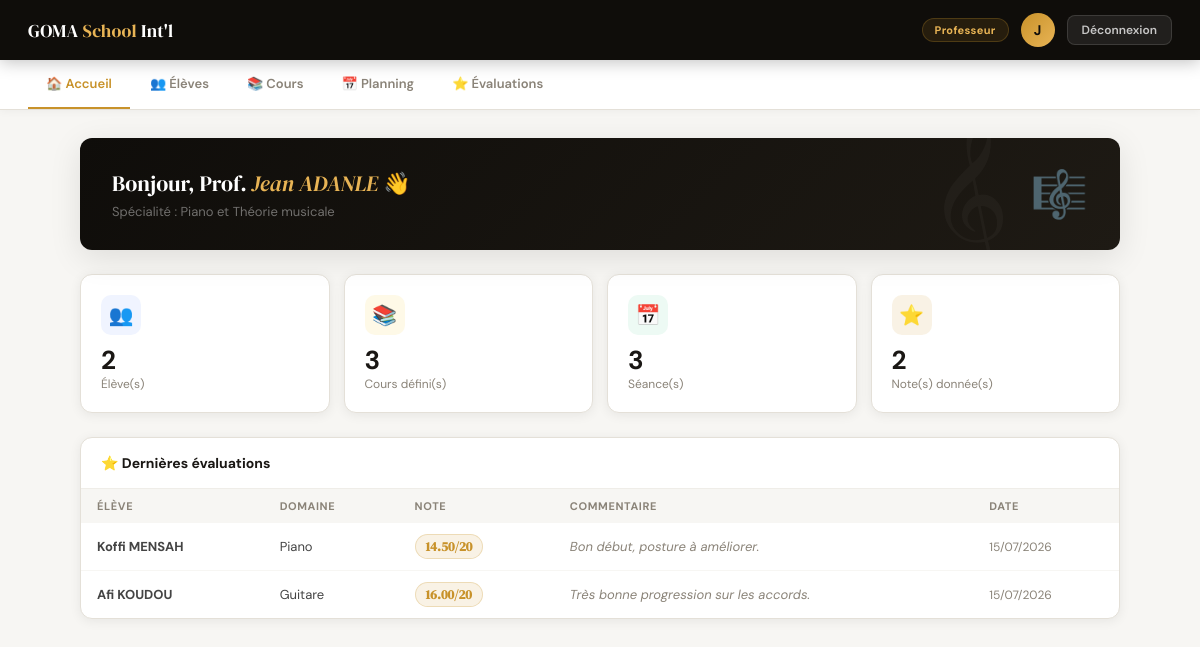
/dashboard_prof.php (signed in), run on the app's committed database.
### tables this page shows
CREATE TABLE professeurs (
    id          INT PRIMARY KEY,
    specialite  VARCHAR(150),
    FOREIGN KEY (id)
        REFERENCES utilisateurs(id)
        ON DELETE CASCADE
);

CREATE TABLE notes (
    id_note         INT AUTO_INCREMENT PRIMARY KEY,
    valeur          DECIMAL(4,2)    NOT NULL,
    commentaire     TEXT,
    id_eleve        INT             NOT NULL,
    id_professeur   INT             NOT NULL,
    id_inscription  INT             NOT NULL,
    created_at      TIMESTAMP       DEFAULT CURRENT_TIMESTAMP,
    FOREIGN KEY (id_eleve)
        REFERENCES eleves(id)
        ON DELETE CASCADE,
    FOREIGN KEY (id_professeur)
        REFERENCES professeurs(id)
        ON DELETE CASCADE,
    FOREIGN KEY (id_inscription)
        REFERENCES inscriptions(id_inscription)
        ON DELETE CASCADE
);

CREATE TABLE utilisateurs (
    id              INT AUTO_INCREMENT PRIMARY KEY,
    nom             VARCHAR(100)    NOT NULL,
    email           VARCHAR(150)    NOT NULL UNIQUE,
    telephone       VARCHAR(20),
    mot_de_passe    VARCHAR(255)    NOT NULL,
    date_naissance  DATE,
    role            ENUM('eleve','professeur') NOT NULL,
    actif           TINYINT(1)      DEFAULT 1,
    created_at      TIMESTAMP       DEFAULT CURRENT_TIMESTAMP,
    updated_at      TIMESTAMP       DEFAULT CURRENT_TIMESTAMP
                    ON UPDATE CURRENT_TIMESTAMP
);

CREATE TABLE inscriptions (
    id_inscription      INT AUTO_INCREMENT PRIMARY KEY,
    date_inscription    DATE            NOT NULL DEFAULT (CURDATE()),
    domaine_choisi      VARCHAR(100)    NOT NULL,
    id_eleve            INT             NOT NULL,
    created_at          TIMESTAMP       DEFAULT CURRENT_TIMESTAMP,
    FOREIGN KEY (id_eleve)
        REFERENCES eleves(id)
        ON DELETE CASCADE
);

### securite.php (called while the page is built, shortened)
<?php
function xss(string $val): string {
    return htmlspecialchars(trim($val), ENT_QUOTES | ENT_HTML5, 'UTF-8');
}

### dashboard_prof.php (the view, shortened to what this page needs)
<?php
require 'connexion.php';
require 'securite.php';
$id_prof  = $_SESSION['id'];
$nom_prof = $_SESSION['nom'];
$stmt = $pdo->prepare("
    SELECT u.*, p.specialite
    FROM utilisateurs u JOIN professeurs p ON p.id = u.id
    WHERE u.id = ?
");
$stmt->execute([$id_prof]);
$prof = $stmt->fetch();
$stmt = $pdo->prepare("
    SELECT u.id, u.nom, u.email, u.telephone,
           e.domaine_apprentissage, e.niveau_actuel,
           i.id_inscription, i.domaine_choisi, i.date_inscription,
           p.statut AS statut_paiement, p.montant
    FROM utilisateurs u
    JOIN eleves e ON e.id = u.id
    LEFT JOIN inscriptions i ON i.id_eleve = u.id
    LEFT JOIN paiements p    ON p.id_inscription = i.id_inscription
    ORDER BY u.nom ASC
");
$stmt->execute();
$eleves = $stmt->fetchAll();
$stmt = $pdo->prepare("SELECT * FROM cours WHERE id_professeur = ? ORDER BY created_at DESC");
$stmt->execute([$id_prof]);
$mes_cours = $stmt->fetchAll();
$stmt = $pdo->prepare("
    SELECT edt.*, c.intitule AS cours
    FROM emplois_du_temps edt
    LEFT JOIN cours c ON c.id_cours = edt.id_cours
    WHERE edt.id_professeur = ?
    ORDER BY edt.date_heure ASC
");
$stmt->execute([$id_prof]);
$planning = $stmt->fetchAll();
$stmt = $pdo->prepare("
    SELECT n.*, u.nom AS nom_eleve, i.domaine_choisi
    FROM notes n
    JOIN utilisateurs u ON u.id = n.id_eleve
    JOIN inscriptions i ON i.id_inscription = n.id_inscription
    WHERE n.id_professeur = ?
    ORDER BY n.created_at DESC
    LIMIT 15
");
$stmt->execute([$id_prof]);
$notes_donnees = $stmt->fetchAll();
$nb_eleves  = count(array_unique(array_column($eleves, 'id')));
$nb_cours   = count($mes_cours);
$nb_seances = count($planning);
$nb_notes   = count($notes_donnees);
?>
<!DOCTYPE html>
<html lang="fr">
<head>
</head>
<body>
<nav class="navbar">
  <div class="navbar-brand">GOMA <em>School</em> Int'l</div>
  <div class="navbar-right">
    <span class="prof-badge">Professeur</span>
    <div class="avatar"><?=strtoupper(substr($nom_prof,0,1))?></div>
    <a href="deconnexion.php" class="btn-deco">Déconnexion</a>
  </div>
</nav>
<div class="tabs-bar">
  <div class="tab on"    onclick="tab(this,'accueil')">🏠 Accueil</div>
  <div class="tab"       onclick="tab(this,'eleves')">👥 Élèves</div>
  <div class="tab"       onclick="tab(this,'cours')">📚 Cours</div>
  <div class="tab"       onclick="tab(this,'planning')">📅 Planning</div>
  <div class="tab"       onclick="tab(this,'evaluations')">⭐ Évaluations</div>
</div>
<div class="page">
  <div class="bienvenue">
    <div>
      <div class="bvn-h">Bonjour, Prof. <em><?=xss($nom_prof)?></em> 👋</div>
      <div class="bvn-p">Spécialité : <?=xss($prof['specialite'] ?? 'Non définie')?></div>
    </div>
    <div class="bvn-icon">🎼</div>
  </div>
  <div class="stats">
    <div class="stat">
      <div class="stat-ico" style="background:#F0F4FF">👥</div>
      <div class="stat-val"><?=$nb_eleves?></div>
      <div class="stat-lbl">Élève(s)</div>
    </div>
    <div class="stat">
      <div class="stat-ico" style="background:#FEF9E7">📚</div>
      <div class="stat-val"><?=$nb_cours?></div>
      <div class="stat-lbl">Cours défini(s)</div>
    </div>
    <div class="stat">
      <div class="stat-ico" style="background:#EDFAF4">📅</div>
      <div class="stat-val"><?=$nb_seances?></div>
      <div class="stat-lbl">Séance(s)</div>
    </div>
    <div class="stat">
      <div class="stat-ico" style="background:var(--gold-dim)">⭐</div>
      <div class="stat-val"><?=$nb_notes?></div>
      <div class="stat-lbl">Note(s) donnée(s)</div>
    </div>
  </div>
  <div class="panneau on" id="p-accueil">
    <div class="section">
      <div class="section-head"><h3>⭐ Dernières évaluations</h3></div>
      <?php if(count($notes_donnees) > 0):?>
      <table class="tbl">
        <thead><tr><th>Élève</th><th>Domaine</th><th>Note</th><th>Commentaire</th><th>Date</th></tr></thead>
        <tbody>
          <?php foreach(array_slice($notes_donnees,0,8) as $n):?>
          <tr>
            <td><strong><?=xss($n['nom_eleve'])?></strong></td>
            <td><?=xss($n['domaine_choisi'])?></td>
            <td><span class="note-badge"><?=$n['valeur']?>/20</span></td>
            <td style="color:var(--muted);font-style:italic"><?=xss($n['commentaire'] ?: '—')?></td>
            <td style="color:var(--muted);font-size:12px"><?=date('d/m/Y', strtotime($n['created_at']))?></td>
          </tr>
          <?php endforeach;?>
        </tbody>
      </table>
      <?php else:?>
        <div class="vide"><span class="vide-icon">⭐</span>Aucune évaluation donnée</div>
      <?php endif;?>
    </div>
  </div>
</div>
</body>
</html>

### dashboard_prof.php (style rules this page uses)
*,*::before,*::after { margin:0;padding:0;box-sizing:border-box }
:root { --ink:#0F0D0A;--gold:#C8922A;--gold-lt:#E8B455; --gold-dim:rgba(200,146,42,0.12);--white:#fff; --surface:#F7F6F3;--surface2:#EFEDE8; --border:#E4E0D8;--texte:#1A1714;--muted:#8A8378; --blue:#3D7FCC;--green:#3A9E6F;--red:#C0392B; --purple:#7C5CBF; --r:12px;--r-sm:8px; --shadow:0 2px 12px rgba(0,0,0,0.07); --shadow-md:0 8px 32px rgba(0,0,0,0.10); }
body { font-family:'DM Sans',sans-serif;background:var(--surface);color:var(--texte);min-height:100vh }
.navbar { background:var(--ink);height:60px;padding:0 28px; display:flex;align-items:center;justify-content:space-between; position:sticky;top:0;z-index:100; box-shadow:0 2px 16px rgba(0,0,0,0.25); }
.navbar-brand { font-family:'DM Serif Display',serif;font-size:18px;color:#fff;letter-spacing:.2px }
.navbar-brand em { color:var(--gold-lt);font-style:normal }
.navbar-right { display:flex;align-items:center;gap:12px }
.prof-badge { background:var(--gold-dim);border:1px solid rgba(200,146,42,0.25); color:var(--gold-lt);font-size:11px;font-weight:700; padding:4px 12px;border-radius:20px;letter-spacing:.3px; }
.avatar { width:34px;height:34px;border-radius:50%; background:linear-gradient(135deg,var(--gold),var(--gold-lt)); color:var(--ink);font-weight:700;font-size:14px; display:flex;align-items:center;justify-content:center; }
.btn-deco { background:rgba(255,255,255,0.08);border:1px solid rgba(255,255,255,0.12); color:rgba(255,255,255,0.75);padding:6px 14px;border-radius:var(--r-sm); font-size:12px;font-weight:600;text-decoration:none;transition:all .18s; font-family:'DM Sans',sans-serif;cursor:pointer; }
.tabs-bar { background:#fff;border-bottom:1px solid var(--border); display:flex;padding:0 28px;gap:2px; position:sticky;top:60px;z-index:90; box-shadow:0 2px 8px rgba(0,0,0,0.04); overflow-x:auto; }
.tab { padding:15px 18px;font-size:13px;font-weight:600; color:var(--muted);cursor:pointer;white-space:nowrap; border-bottom:2px solid transparent; transition:all .18s;user-select:none; }
.tab.on { color:var(--gold);border-bottom-color:var(--gold) }
.page { max-width:1080px;margin:0 auto;padding:28px 20px }
.bienvenue { background:linear-gradient(135deg,var(--ink) 0%,#1e1a14 100%); border-radius:var(--r);padding:26px 32px; display:flex;justify-content:space-between;align-items:center; margin-bottom:24px;box-shadow:var(--shadow-md); position:relative;overflow:hidden; }
.bienvenue::before { content:'𝄞';position:absolute;right:110px;top:50%; transform:translateY(-50%);font-size:140px; color:rgba(255,255,255,0.03);font-family:serif; pointer-events:none;line-height:1; }
.bvn-h { font-family:'DM Serif Display',serif;font-size:22px;font-weight:400;color:#fff;margin-bottom:5px }
.bvn-h em { color:var(--gold-lt);font-style:italic }
.bvn-p { font-size:13px;color:rgba(255,255,255,0.4) }
.bvn-icon { font-size:46px;opacity:.9 }
.stats { display:grid;grid-template-columns:repeat(4,1fr);gap:14px;margin-bottom:24px }
.stat { background:#fff;border-radius:var(--r);padding:20px; border:1px solid var(--border);box-shadow:var(--shadow); transition:transform .18s,box-shadow .18s; }
.stat-ico { width:40px;height:40px;border-radius:10px;display:flex;align-items:center;justify-content:center;font-size:20px;margin-bottom:12px }
.stat-val { font-size:26px;font-weight:700;color:var(--texte);line-height:1 }
.stat-lbl { font-size:12px;color:var(--muted);margin-top:3px }
.panneau { display:none }
.panneau.on { display:block }
.section { background:#fff;border-radius:var(--r); border:1px solid var(--border);box-shadow:var(--shadow); overflow:hidden;margin-bottom:18px; }
.section-head { padding:16px 20px;border-bottom:1px solid var(--surface2); display:flex;align-items:center;justify-content:space-between; }
.section-head h3 { font-size:14px;font-weight:700;color:var(--texte) }
.tbl { width:100%;border-collapse:collapse;font-size:13px }
.tbl th { text-align:left;padding:10px 16px;background:var(--surface); color:var(--muted);font-size:11px;font-weight:700; text-transform:uppercase;letter-spacing:.6px; }
.tbl td { padding:11px 16px;border-bottom:1px solid var(--surface);color:#444;vertical-align:middle }
.tbl tr:last-child td { border-bottom:none }
.note-badge { display:inline-flex;align-items:center;justify-content:center; background:var(--gold-dim);border:1px solid rgba(200,146,42,0.25); color:var(--gold);font-weight:700;font-size:13px; padding:3px 10px;border-radius:20px; font-family:'DM Serif Display',serif; }

### data on the page
professeurs: specialite "Piano et Théorie musicale"
notes: utilisateurs.nom "Koffi MENSAH", id_inscription.domaine_choisi "Piano", valeur "14.50", commentaire "Bon début, posture à améliorer.", created_at "15/07/2026"
notes: utilisateurs.nom "Afi KOUDOU", id_inscription.domaine_choisi "Guitare", valeur "16.00", commentaire "Très bonne progression sur les accords.", created_at "15/07/2026"

### other printed values
substr($nom_prof,0,1) "J"
xss($nom_prof) "Jean ADANLE"
$nb_eleves "2"
$nb_cours "3"
$nb_seances "3"
$nb_notes "2"
